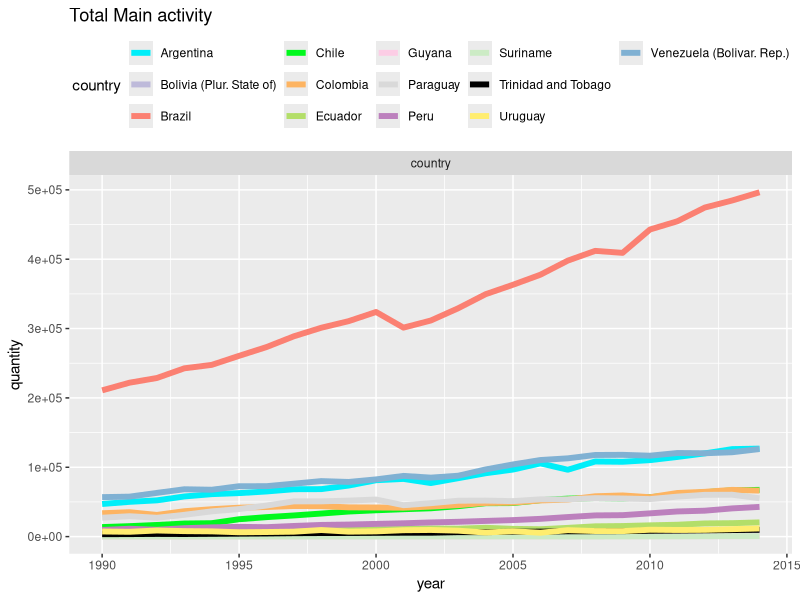
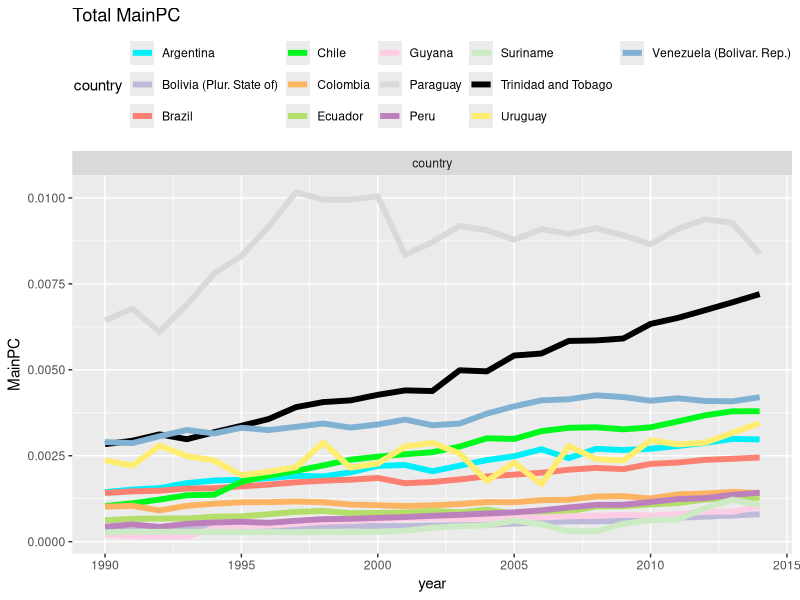
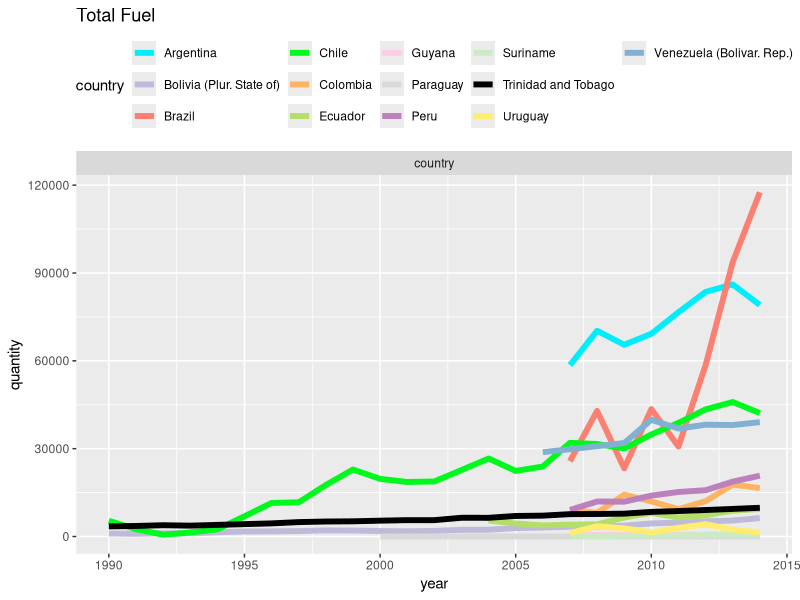
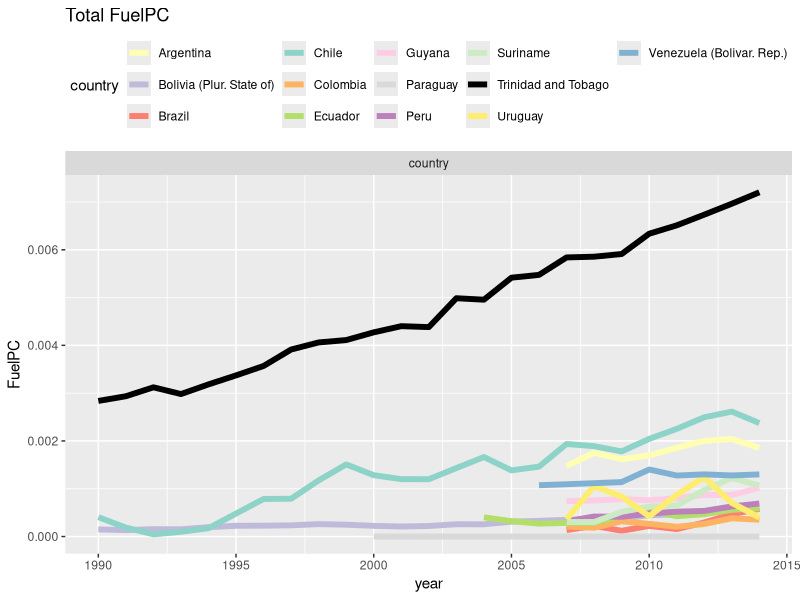
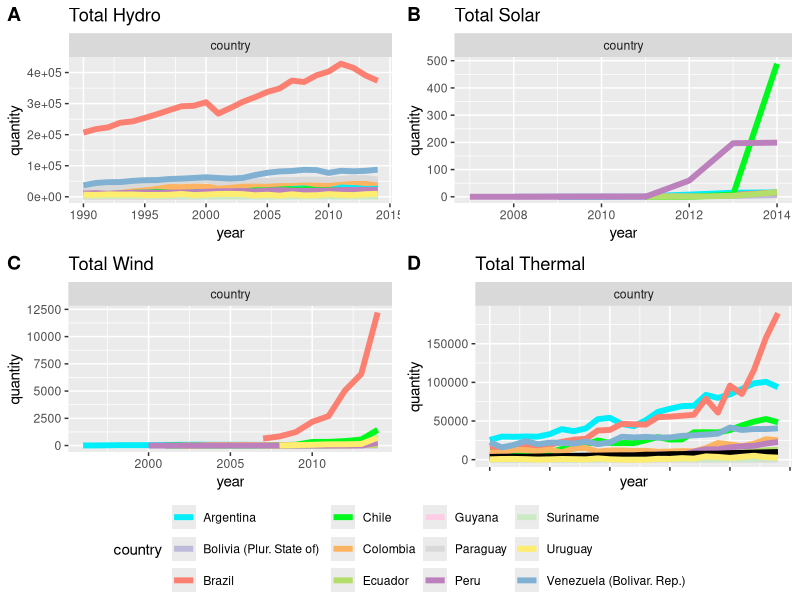
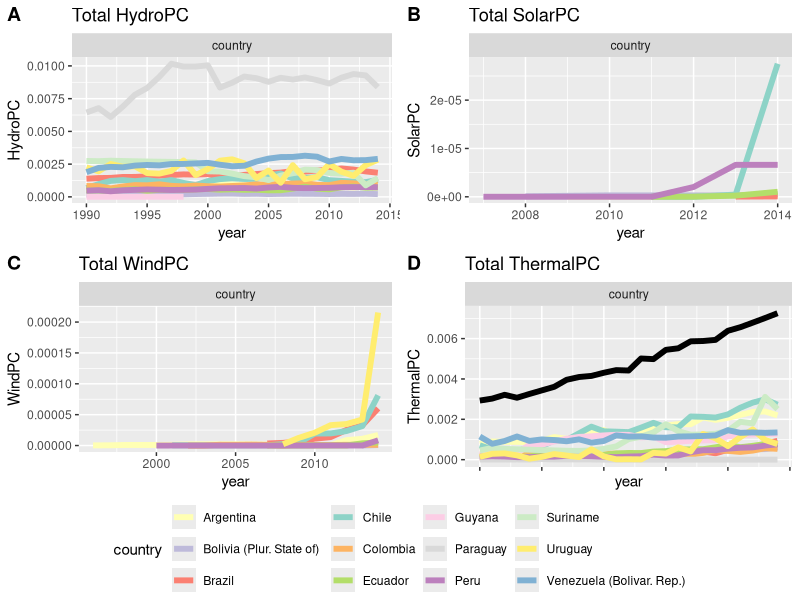

R code for these plots, in order:
## ---- chunk 1
knitr::opts_chunk$set(echo = F)
options("kableExtra.html.bsTable" = T)
library(tidyverse)
library(gridExtra)
library(ggpubr)
library(knitr)
library(data.table)
library(kableExtra)
library(bookdown)
library(broom)
## ---- chunk 2

data1 <- read.csv(file = "Sudamerica2.csv")
dataFiltered <- select(data1, -c(quantity_footnotes))
dataFiltered <- select(dataFiltered, -1)
newNames <- c("country", "c_transaction", "year", "unit", "quantity", "category")
names(dataFiltered) <- newNames
PIB <- read.csv(file = "PIB.csv", sep = ";", header = TRUE, dec = ",")
PIBpC <-read.csv(file="PibPerCapita.csv", sep = ";", header = TRUE, dec =",")
Pob<-read.csv(file="Pob.csv",sep=";", header = TRUE, dec = ",")

#renombrar filas en Pob para que hacer coincidir los nombres de paises en ambas bases de datos

Pob[Pob == "Bolivia"] = "Bolivia (Plur. State of)"
Pob[Pob == "Brasil"] = "Brazil"
Pob[Pob == "Venezuela"] = "Venezuela (Bolivar. Rep.)"
Pob[Pob == "Trinidad y Tobago"] = "Trinidad and Tobago"

#Cambiar nombre de Pais por country

names(Pob) = c("country","year","Pob")

#Unir dos bases de datos para agregar tamaño poblacional

dataFP <-right_join(x = Pob, y= dataFiltered, by=c("country","year"))

## ---- chunk 3
totalMainA <- dataFiltered %>% filter(c_transaction == "Electricity - total production, main activity")
Tabla <- totalMainA %>% group_by(country) %>% summarise_at("quantity", 
    .funs = list(Mean = mean, SD = sd)) %>% arrange(desc(Mean))

kable(Tabla, caption="Producción Total como actividad principal por paises ", digits = 2) %>% kable_styling(bootstrap_options = c("striped", 
    "hover", "condensed"))
## ---- chunk 4

totalMainA <- dataFiltered %>% filter(c_transaction == "Electricity - total production, main activity")
plotTotalMainA <- ggplot(data=totalMainA, aes(y=quantity, x=year, color=country)) + 
  geom_line(size = 2) + ggtitle("Total Main activity") + facet_wrap(~"country", scale="free") + scale_color_manual(values = c("Chile"="#00f91d", 
  "Argentina" = "#00eef9", "Bolivia (Plur. State of)" = "#bebada", "Brazil"="#fb8072", 
  "Colombia" = "#fdb462", "Ecuador" = "#b3de69","Guyana"="#fccde5", "Paraguay" = "#d9d9d9", 
  "Peru" = "#bc80bd", "Suriname"="#ccebc5", "Trinidad and Tobago" = "black", "Uruguay" = "#ffed6f", 
  "Venezuela (Bolivar. Rep.)" = "#80b1d3")) + 
  theme(legend.position="top")
plotTotalMainA

## ---- chunk 5



totalMainFP<- dataFP %>% filter(c_transaction == "Electricity - total production, main activity")
totalMainPC<-mutate(totalMainFP,MainPC = quantity/Pob)

plotTotalMainPC <- ggplot(data=totalMainPC, aes(y=MainPC, x=year, color=country)) + 
  geom_line(size=2) + ggtitle("Total MainPC") + facet_wrap(~"country", scale="free")+ scale_color_manual(values = c("Chile"="#00f91d", 
  "Argentina" = "#00eef9", "Bolivia (Plur. State of)" = "#bebada", "Brazil"="#fb8072", 
  "Colombia" = "#fdb462", "Ecuador" = "#b3de69","Guyana"="#fccde5", "Paraguay" = "#d9d9d9", 
  "Peru" = "#bc80bd", "Suriname"="#ccebc5", "Trinidad and Tobago" = "black", "Uruguay" = "#ffed6f", 
  "Venezuela (Bolivar. Rep.)" = "#80b1d3")) + 
  theme(legend.position="top")

plotTotalMainPC

## ---- chunk 6

#Fuel

totalFuel<- dataFiltered %>% filter(c_transaction == "From combustible fuels – Main activity – Electricity plants")
plotTotalFuel <- ggplot(data=totalFuel, aes(y=quantity, x=year, color=country)) + 
  geom_line(size = 2) + ggtitle("Total Fuel") + facet_wrap(~"country", scale="free") + scale_color_manual(values = c("Chile"="#00f91d", 
                                                                                                             "Argentina" = "#00eef9", "Bolivia (Plur. State of)" = "#bebada", "Brazil"="#fb8072", 
                                                                                                             "Colombia" = "#fdb462", "Ecuador" = "#b3de69","Guyana"="#fccde5", "Paraguay" = "#d9d9d9", 
                                                                                                             "Peru" = "#bc80bd", "Suriname"="#ccebc5", "Trinidad and Tobago" = "black", "Uruguay" = "#ffed6f", 
                                                                                                             "Venezuela (Bolivar. Rep.)" = "#80b1d3")) +
  theme(legend.position="top")

plotTotalFuel


## ---- chunk 7

totalFuelFP<- dataFP %>% filter(c_transaction == "From combustible fuels – Main activity – Electricity plants")
totalFuelPC<-mutate(totalFuelFP,FuelPC = quantity/Pob)
plotTotalFuelPC <- ggplot(data=totalFuelPC, aes(y=FuelPC, x=year, color=country)) + 
  geom_line(size=2) + ggtitle("Total FuelPC") + facet_wrap(~"country", scale="free") +  scale_color_manual(values = c("Chile"="#8dd3c7", 
                                                                                                                       "Argentina" = "#ffffb3", "Bolivia (Plur. State of)" = "#bebada", "Brazil"="#fb8072", 
                                                                                                                       "Colombia" = "#fdb462", "Ecuador" = "#b3de69","Guyana"="#fccde5", "Paraguay" = "#d9d9d9", 
                                                                                                                       "Peru" = "#bc80bd", "Suriname"="#ccebc5", "Trinidad and Tobago" = "black", "Uruguay" = "#ffed6f", 
                                                                                                                       "Venezuela (Bolivar. Rep.)" = "#80b1d3")) + theme(legend.position="top")

plotTotalFuelPC

## ---- chunk 8

#Wind

totalWind<- dataFiltered %>% filter(c_transaction == "Electricity - total wind production")
plotTotalWind <- ggplot(data=totalWind, aes(y=quantity, x=year, color=country)) + 
  geom_line(size = 2) + ggtitle("Total Wind") + facet_wrap(~"country", scale="free") + scale_color_manual(values = c("Chile"="#00f91d", 
                                                                                                             "Argentina" = "#00eef9", "Bolivia (Plur. State of)" = "#bebada", "Brazil"="#fb8072", 
                                                                                                             "Colombia" = "#fdb462", "Ecuador" = "#b3de69","Guyana"="#fccde5", "Paraguay" = "#d9d9d9", 
                                                                                                             "Peru" = "#bc80bd", "Suriname"="#ccebc5", "Trinidad and Tobago" = "black", "Uruguay" = "#ffed6f", 
                                                                                                             "Venezuela (Bolivar. Rep.)" = "#80b1d3")) +
  theme(legend.position="top")
#Wind Main activity

WindMA<- dataFiltered %>% filter(c_transaction == "Wind - Main activity")
plotWindMA <- ggplot(data=totalWind, aes(y=quantity, x=year, color=country)) + 
  geom_line(size = 2) + ggtitle("Wind Main activity") + facet_wrap(~"country", scale="free") + scale_color_manual(values = c("Chile"="#00f91d", 
                                                                                                             "Argentina" = "#00eef9", "Bolivia (Plur. State of)" = "#bebada", "Brazil"="#fb8072", 
                                                                                                             "Colombia" = "#fdb462", "Ecuador" = "#b3de69","Guyana"="#fccde5", "Paraguay" = "#d9d9d9", 
                                                                                                             "Peru" = "#bc80bd", "Suriname"="#ccebc5", "Trinidad and Tobago" = "black", "Uruguay" = "#ffed6f", 
                                                                                                             "Venezuela (Bolivar. Rep.)" = "#80b1d3")) + 
  theme(legend.position="top")

#Wind PC

totalWindFP<- dataFP %>% filter(c_transaction == "Electricity - total wind production")
totalWindPC<-mutate(totalWindFP,WindPC = quantity/Pob)
plotTotalWindPC <- ggplot(data=totalWindPC, aes(y=WindPC, x=year, color=country)) + 
  geom_line(size=2) + ggtitle("Total WindPC") + facet_wrap(~"country", scale="free") +  scale_color_manual(values = c("Chile"="#8dd3c7", 
                                                                                                                       "Argentina" = "#ffffb3", "Bolivia (Plur. State of)" = "#bebada", "Brazil"="#fb8072", 
                                                                                                                       "Colombia" = "#fdb462", "Ecuador" = "#b3de69","Guyana"="#fccde5", "Paraguay" = "#d9d9d9", 
                                                                                                                       "Peru" = "#bc80bd", "Suriname"="#ccebc5", "Trinidad and Tobago" = "black", "Uruguay" = "#ffed6f", 
                                                                                                                       "Venezuela (Bolivar. Rep.)" = "#80b1d3")) + theme(legend.position="top")

#Solar

totalSolar<- dataFiltered %>% filter(c_transaction == "Electricity - total solar production")
plotTotalSolar <- ggplot(data=totalSolar, aes(y=quantity, x=year, color=country)) + 
  geom_line(size = 2) + ggtitle("Total Solar") + facet_wrap(~"country", scale="free") + scale_color_manual(values = c("Chile"="#00f91d", 
                                                                                                             "Argentina" = "#00eef9", "Bolivia (Plur. State of)" = "#bebada", "Brazil"="#fb8072", 
                                                                                                             "Colombia" = "#fdb462", "Ecuador" = "#b3de69","Guyana"="#fccde5", "Paraguay" = "#d9d9d9", 
                                                                                                             "Peru" = "#bc80bd", "Suriname"="#ccebc5", "Trinidad and Tobago" = "black", "Uruguay" = "#ffed6f", 
                                                                                                             "Venezuela (Bolivar. Rep.)" = "#80b1d3")) +
  theme(legend.position="top")

SolarPV<- dataFiltered %>% filter(c_transaction == "Solar photovoltaic – Main activity")
plotSolarPV <- ggplot(data=SolarPV, aes(y=quantity, x=year, color=country)) + 
  geom_line() + ggtitle("Solar photovoltaic") + facet_wrap(~"country", scale="free") + 
  theme(legend.position="top")

SolarT<- dataFiltered %>% filter(c_transaction == "Solar thermal – Main activity")
plotSolarT <- ggplot(data=SolarT, aes(y=quantity, x=year, color=country)) + 
  geom_line() + ggtitle("Solar Thermal") + facet_wrap(~"country", scale="free") + 
  theme(legend.position="top")

#Solar PC

totalSolarFP<- dataFP %>% filter(c_transaction == "Electricity - total solar production")
totalSolarPC<-mutate(totalSolarFP,SolarPC = quantity/Pob)
plotTotalSolarPC <- ggplot(data=totalSolarPC, aes(y=SolarPC, x=year, color=country)) + 
  geom_line(size=2) + ggtitle("Total SolarPC") + facet_wrap(~"country", scale="free") +  scale_color_manual(values = c("Chile"="#8dd3c7", 
                                                                                                                       "Argentina" = "#ffffb3", "Bolivia (Plur. State of)" = "#bebada", "Brazil"="#fb8072", 
                                                                                                                       "Colombia" = "#fdb462", "Ecuador" = "#b3de69","Guyana"="#fccde5", "Paraguay" = "#d9d9d9", 
                                                                                                                       "Peru" = "#bc80bd", "Suriname"="#ccebc5", "Trinidad and Tobago" = "black", "Uruguay" = "#ffed6f", 
                                                                                                                       "Venezuela (Bolivar. Rep.)" = "#80b1d3")) + theme(legend.position="top")




#Hydro

totalHydro<- dataFiltered %>% filter(c_transaction == "Electricity - total hydro production")
plotTotalHydro <- ggplot(data=totalHydro, aes(y=quantity, x=year, color=country)) + 
  geom_line(size = 2) + ggtitle("Total Hydro") + facet_wrap(~"country", scale="free") + scale_color_manual(values = c("Chile"="#00f91d", 
                                                                                                             "Argentina" = "#00eef9", "Bolivia (Plur. State of)" = "#bebada", "Brazil"="#fb8072", 
                                                                                                             "Colombia" = "#fdb462", "Ecuador" = "#b3de69","Guyana"="#fccde5", "Paraguay" = "#d9d9d9", 
                                                                                                             "Peru" = "#bc80bd", "Suriname"="#ccebc5", "Trinidad and Tobago" = "black", "Uruguay" = "#ffed6f", 
                                                                                                             "Venezuela (Bolivar. Rep.)" = "#80b1d3")) +
  theme(legend.position="top")
#Hidro PC

totalHydroFP<- dataFP %>% filter(c_transaction == "Electricity - total hydro production")
totalHydroPC<-mutate(totalHydroFP,HydroPC = quantity/Pob)
plotTotalHydroPC <- ggplot(data=totalHydroPC, aes(y=HydroPC, x=year, color=country)) + 
  geom_line(size=2) + ggtitle("Total HydroPC") + facet_wrap(~"country", scale="free") +  scale_color_manual(values = c("Chile"="#8dd3c7", 
                                                                                                                        "Argentina" = "#ffffb3", "Bolivia (Plur. State of)" = "#bebada", "Brazil"="#fb8072", 
                                                                                                                        "Colombia" = "#fdb462", "Ecuador" = "#b3de69","Guyana"="#fccde5", "Paraguay" = "#d9d9d9", 
                                                                                                                        "Peru" = "#bc80bd", "Suriname"="#ccebc5", "Trinidad and Tobago" = "black", "Uruguay" = "#ffed6f", 
                                                                                                                        "Venezuela (Bolivar. Rep.)" = "#80b1d3")) + theme(legend.position="top")
#Thermal

totalThermal<- dataFiltered %>% filter(c_transaction == "Electricity - total thermal production")
plotTotalThermal <- ggplot(data=totalThermal, aes(y=quantity, x=year, color=country)) + 
  geom_line(size = 2) + ggtitle("Total Thermal") + facet_wrap(~"country", scale="free") + scale_color_manual(values = c("Chile"="#00f91d", 
                                                                                                             "Argentina" = "#00eef9", "Bolivia (Plur. State of)" = "#bebada", "Brazil"="#fb8072", 
                                                                                                             "Colombia" = "#fdb462", "Ecuador" = "#b3de69","Guyana"="#fccde5", "Paraguay" = "#d9d9d9", 
                                                                                                             "Peru" = "#bc80bd", "Suriname"="#ccebc5", "Trinidad and Tobago" = "black", "Uruguay" = "#ffed6f", 
                                                                                                             "Venezuela (Bolivar. Rep.)" = "#80b1d3")) +
  theme(legend.position="top")

#Thermal PC


totalThermalFP<- dataFP %>% filter(c_transaction == "Electricity - total thermal production")
totalThermalPC<-mutate(totalThermalFP,ThermalPC = quantity/Pob)
plotTotalThermalPC <- ggplot(data=totalThermalPC, aes(y=ThermalPC, x=year, color=country)) + 
  geom_line(size=2) + ggtitle("Total ThermalPC") + facet_wrap(~"country", scale="free") +  scale_color_manual(values = c("Chile"="#8dd3c7", 
                                                                                                                        "Argentina" = "#ffffb3", "Bolivia (Plur. State of)" = "#bebada", "Brazil"="#fb8072", 
                                                                                                                        "Colombia" = "#fdb462", "Ecuador" = "#b3de69","Guyana"="#fccde5", "Paraguay" = "#d9d9d9", 
                                                                                                                        "Peru" = "#bc80bd", "Suriname"="#ccebc5", "Trinidad and Tobago" = "black", "Uruguay" = "#ffed6f", 
                                                                                                                        "Venezuela (Bolivar. Rep.)" = "#80b1d3")) + theme(legend.position="top")

Figure6 <- ggarrange(plotTotalHydro, plotTotalSolar,plotTotalWind, plotTotalThermal + rremove("x.text"), 
          labels = c("A", "B", "C","D"), common.legend = T, legend = "bottom",
          ncol = 2, nrow = 2)
Figure6

Figure7 <-ggarrange(plotTotalHydroPC, plotTotalSolarPC,plotTotalWindPC, plotTotalThermalPC + rremove("x.text"), 
          labels = c("A", "B", "C","D"), common.legend = T, legend = "bottom",
          ncol = 2, nrow = 2)+ scale_color_manual(values = c("Chile"="#8dd3c7", 
                                                                                                                        "Argentina" = "#ffffb3", "Bolivia (Plur. State of)" = "#bebada", "Brazil"="#fb8072", 
                                                                                                                        "Colombia" = "#fdb462", "Ecuador" = "#b3de69","Guyana"="#fccde5", "Paraguay" = "#d9d9d9", 
                                                                                                                        "Peru" = "#bc80bd", "Suriname"="#ccebc5", "Trinidad and Tobago" = "black", "Uruguay" = "#ffed6f", 
                                                                                                                        "Venezuela (Bolivar. Rep.)" = "#80b1d3"))
Figure7
